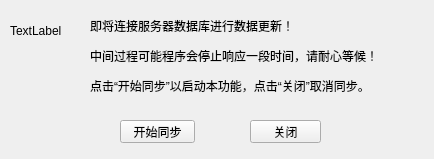
<?xml version="1.0" encoding="UTF-8"?>
<ui version="4.0">
 <class>Form</class>
 <widget class="QWidget" name="Form">
  <property name="geometry">
   <rect>
    <x>0</x>
    <y>0</y>
    <width>434</width>
    <height>159</height>
   </rect>
  </property>
  <property name="windowTitle">
   <string>Form</string>
  </property>
  <widget class="QLabel" name="label">
   <property name="geometry">
    <rect>
     <x>90</x>
     <y>10</y>
     <width>371</width>
     <height>31</height>
    </rect>
   </property>
   <property name="text">
    <string>即将连接服务器数据库进行数据更新！</string>
   </property>
  </widget>
  <widget class="QLabel" name="label_gif">
   <property name="geometry">
    <rect>
     <x>10</x>
     <y>10</y>
     <width>61</width>
     <height>41</height>
    </rect>
   </property>
   <property name="text">
    <string>TextLabel</string>
   </property>
  </widget>
  <widget class="QPushButton" name="pushButton_connect">
   <property name="geometry">
    <rect>
     <x>120</x>
     <y>120</y>
     <width>75</width>
     <height>23</height>
    </rect>
   </property>
   <property name="text">
    <string>开始同步</string>
   </property>
  </widget>
  <widget class="QPushButton" name="pushButton_cancel">
   <property name="geometry">
    <rect>
     <x>250</x>
     <y>120</y>
     <width>71</width>
     <height>23</height>
    </rect>
   </property>
   <property name="text">
    <string>关闭</string>
   </property>
  </widget>
  <widget class="QLabel" name="label_2">
   <property name="geometry">
    <rect>
     <x>90</x>
     <y>40</y>
     <width>371</width>
     <height>31</height>
    </rect>
   </property>
   <property name="text">
    <string>中间过程可能程序会停止响应一段时间，请耐心等候！</string>
   </property>
  </widget>
  <widget class="QLabel" name="label_3">
   <property name="geometry">
    <rect>
     <x>90</x>
     <y>70</y>
     <width>371</width>
     <height>31</height>
    </rect>
   </property>
   <property name="text">
    <string>点击“开始同步”以启动本功能，点击“关闭”取消同步。</string>
   </property>
  </widget>
 </widget>
 <resources/>
 <connections/>
</ui>
